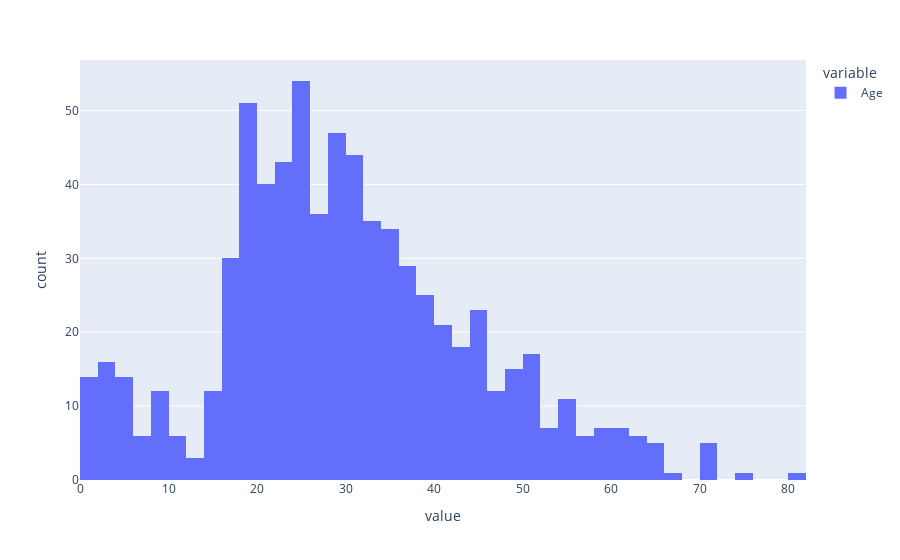

The cell this chart's notebook holds for it:
### Code cell
df_temp = df['Age'].dropna()
dist = px.histogram(df_temp, nbins= 40 )
dist

### Figure 1 — Plotly figure (JSON) as saved in the notebook; plotly's stock layout.template omitted (floating-point values rounded to 4 significant figures; data arrays with more than 128 entries replaced by an {"elided": "..."} marker saying what was removed)
{"data": [{"alignmentgroup": "True", "bingroup": "x", "hovertemplate": "variable=Age<br>value=%{x}<br>count=%{y}<extra></extra>", "legendgroup": "Age", "marker": {"color": "#636efa"}, "name": "Age", "nbinsx": 40, "offsetgroup": "Age", "orientation": "v", "showlegend": true, "type": "histogram", "x": {"elided": "714 float values"}, "xaxis": "x", "yaxis": "y"}], "layout": {"barmode": "relative", "legend": {"title": {"text": "variable"}, "tracegroupgap": 0}, "margin": {"t": 60}, "xaxis": {"anchor": "y", "domain": [0, 1], "title": {"text": "value"}}, "yaxis": {"anchor": "x", "domain": [0, 1], "title": {"text": "count"}}}}
